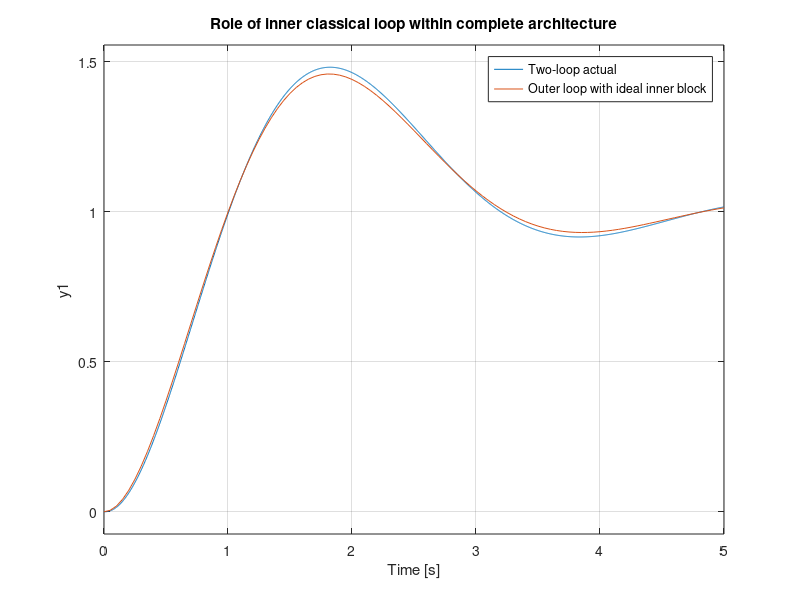

The MATLAB script that drew this image:
% Inner and outer classical controllers in a cascade architecture

s = tf('s');

% Fast and slow dynamics
P1 = 1 / (0.05*s + 1);            % fast
P2 = 1 / (s*(0.5*s + 1));         % slower

% Inner PI controller
Kp_in = 5;
Ki_in = 60;
C_in = Kp_in + Ki_in/s;

% Inner closed loop and equivalent plant for the outer loop
T_in  = feedback(C_in*P1, 1);
P_eq  = T_in * P2;

% Outer PI controller
Kp_out = 2;
Ki_out = 1;
C_out  = Kp_out + Ki_out/s;

% Overall two-loop closed loop (r -> y)
T_tot = feedback(C_out*P_eq, 1);

% For comparison: outer loop designed assuming ideal inner unity block
P_ideal = P2;
T_ideal = feedback(C_out*P_ideal, 1);

figure; step(T_tot, T_ideal, 5);
legend('Two-loop actual','Outer loop with ideal inner block');
grid on; title('Role of inner classical loop within complete architecture');
